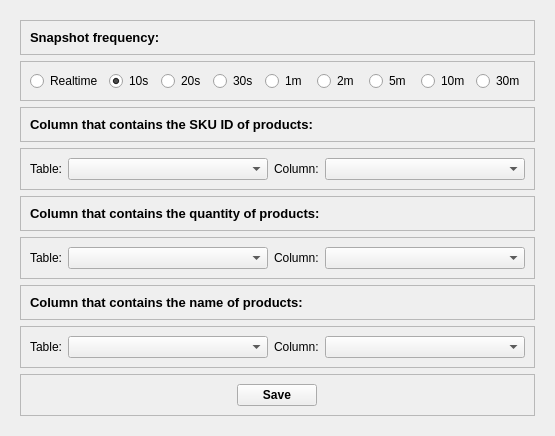
            <widget class="QWidget" name="SettingsPage">
             <layout class="QHBoxLayout" name="horizontalLayout_16">
              <item>
               <widget class="QWidget" name="widget_15" native="true">
                <layout class="QVBoxLayout" name="verticalLayout_25">
                 <item>
                  <widget class="QFrame" name="frame_22">
                   <property name="frameShape">
                    <enum>QFrame::StyledPanel</enum>
                   </property>
                   <property name="frameShadow">
                    <enum>QFrame::Raised</enum>
                   </property>
                   <layout class="QHBoxLayout" name="horizontalLayout_18">
                    <item>
                     <widget class="QLabel" name="label_10">
                      <property name="font">
                       <font>
                        <pointsize>10</pointsize>
                        <weight>75</weight>
                        <bold>true</bold>
                       </font>
                      </property>
                      <property name="text">
                       <string>Snapshot frequency: </string>
                      </property>
                     </widget>
                    </item>
                   </layout>
                  </widget>
                 </item>
                 <item>
                  <widget class="QFrame" name="frame_24">
                   <property name="frameShape">
                    <enum>QFrame::StyledPanel</enum>
                   </property>
                   <property name="frameShadow">
                    <enum>QFrame::Raised</enum>
                   </property>
                   <layout class="QHBoxLayout" name="horizontalLayout_19">
                    <item>
                     <widget class="QRadioButton" name="radioButton_Realtime">
                      <property name="text">
                       <string>Realtime</string>
                      </property>
                     </widget>
                    </item>
                    <item>
                     <widget class="QRadioButton" name="radioButton_10s">
                      <property name="text">
                       <string>10s</string>
                      </property>
                      <property name="checked">
                       <bool>true</bool>
                      </property>
                     </widget>
                    </item>
                    <item>
                     <widget class="QRadioButton" name="radioButton_20s">
                      <property name="text">
                       <string>20s</string>
                      </property>
                     </widget>
                    </item>
                    <item>
                     <widget class="QRadioButton" name="radioButton_30s">
                      <property name="text">
                       <string>30s</string>
                      </property>
                     </widget>
                    </item>
                    <item>
                     <widget class="QRadioButton" name="radioButton_1m">
                      <property name="text">
                       <string>1m</string>
                      </property>
                     </widget>
                    </item>
                    <item>
                     <widget class="QRadioButton" name="radioButton_2m">
                      <property name="text">
                       <string>2m</string>
                      </property>
                     </widget>
                    </item>
                    <item>
                     <widget class="QRadioButton" name="radioButton_5m">
                      <property name="text">
                       <string>5m</string>
                      </property>
                     </widget>
                    </item>
                    <item>
                     <widget class="QRadioButton" name="radioButton_10m">
                      <property name="text">
                       <string>10m</string>
                      </property>
                     </widget>
                    </item>
                    <item>
                     <widget class="QRadioButton" name="radioButton_30m">
                      <property name="text">
                       <string>30m</string>
                      </property>
                     </widget>
                    </item>
                   </layout>
                  </widget>
                 </item>
                 <item>
                  <widget class="QFrame" name="frame_20">
                   <property name="frameShape">
                    <enum>QFrame::StyledPanel</enum>
                   </property>
                   <property name="frameShadow">
                    <enum>QFrame::Raised</enum>
                   </property>
                   <layout class="QHBoxLayout" name="horizontalLayout_20">
                    <item>
                     <widget class="QLabel" name="label_11">
                      <property name="font">
                       <font>
                        <pointsize>10</pointsize>
                        <weight>75</weight>
                        <bold>true</bold>
                       </font>
                      </property>
                      <property name="text">
                       <string>Column that contains the SKU ID of products:</string>
                      </property>
                     </widget>
                    </item>
                   </layout>
                  </widget>
                 </item>
                 <item alignment="Qt::AlignLeft">
                  <widget class="QFrame" name="frame_19">
                   <property name="frameShape">
                    <enum>QFrame::StyledPanel</enum>
                   </property>
                   <property name="frameShadow">
                    <enum>QFrame::Raised</enum>
                   </property>
                   <layout class="QHBoxLayout" name="horizontalLayout_21">
                    <item alignment="Qt::AlignRight">
                     <widget class="QLabel" name="label_15">
                      <property name="text">
                       <string>Table:</string>
                      </property>
                     </widget>
                    </item>
                    <item>
                     <widget class="QComboBox" name="SettingSKUTableBox">
                      <property name="minimumSize">
                       <size>
                        <width>200</width>
                        <height>0</height>
                       </size>
                      </property>
                      <property name="currentText">
                       <string/>
                      </property>
                     </widget>
                    </item>
                    <item alignment="Qt::AlignRight">
                     <widget class="QLabel" name="label_16">
                      <property name="text">
                       <string>Column:</string>
                      </property>
                     </widget>
                    </item>
                    <item>
                     <widget class="QComboBox" name="SettingSKUColumnBox">
                      <property name="minimumSize">
                       <size>
                        <width>200</width>
                        <height>0</height>
                       </size>
                      </property>
                     </widget>
                    </item>
                   </layout>
                  </widget>
                 </item>
                 <item>
                  <widget class="QFrame" name="frame_16">
                   <property name="frameShape">
                    <enum>QFrame::StyledPanel</enum>
                   </property>
                   <property name="frameShadow">
                    <enum>QFrame::Raised</enum>
                   </property>
                   <layout class="QHBoxLayout" name="horizontalLayout_22">
                    <item>
                     <widget class="QLabel" name="label_13">
                      <property name="font">
                       <font>
                        <pointsize>10</pointsize>
                        <weight>75</weight>
                        <bold>true</bold>
                       </font>
                      </property>
                      <property name="text">
                       <string>Column that contains the quantity of products: </string>
                      </property>
                     </widget>
                    </item>
                   </layout>
                  </widget>
                 </item>
                 <item alignment="Qt::AlignLeft">
                  <widget class="QFrame" name="frame_25">
                   <property name="frameShape">
                    <enum>QFrame::StyledPanel</enum>
                   </property>
                   <property name="frameShadow">
                    <enum>QFrame::Raised</enum>
                   </property>
                   <layout class="QHBoxLayout" name="horizontalLayout_26">
                    <item alignment="Qt::AlignRight">
                     <widget class="QLabel" name="label_17">
                      <property name="text">
                       <string>Table:</string>
                      </property>
                     </widget>
                    </item>
                    <item>
                     <widget class="QComboBox" name="SettingQuantityTableBox">
                      <property name="minimumSize">
                       <size>
                        <width>200</width>
                        <height>0</height>
                       </size>
                      </property>
                      <property name="currentText">
                       <string/>
                      </property>
                     </widget>
                    </item>
                    <item alignment="Qt::AlignRight">
                     <widget class="QLabel" name="label_18">
                      <property name="text">
                       <string>Column:</string>
                      </property>
                     </widget>
                    </item>
                    <item>
                     <widget class="QComboBox" name="SettingQuantityColumnBox">
                      <property name="minimumSize">
                       <size>
                        <width>200</width>
                        <height>0</height>
                       </size>
                      </property>
                     </widget>
                    </item>
                   </layout>
                  </widget>
                 </item>
                 <item>
                  <widget class="QFrame" name="frame_18">
                   <property name="frameShape">
                    <enum>QFrame::StyledPanel</enum>
                   </property>
                   <property name="frameShadow">
                    <enum>QFrame::Raised</enum>
                   </property>
                   <layout class="QHBoxLayout" name="horizontalLayout_24">
                    <item>
                     <widget class="QLabel" name="label_14">
                      <property name="font">
                       <font>
                        <pointsize>10</pointsize>
                        <weight>75</weight>
                        <bold>true</bold>
                       </font>
                      </property>
                      <property name="text">
                       <string>Column that contains the name of products: </string>
                      </property>
                     </widget>
                    </item>
                   </layout>
                  </widget>
                 </item>
                 <item alignment="Qt::AlignLeft">
                  <widget class="QFrame" name="frame_26">
                   <property name="frameShape">
                    <enum>QFrame::StyledPanel</enum>
                   </property>
                   <property name="frameShadow">
                    <enum>QFrame::Raised</enum>
                   </property>
                   <layout class="QHBoxLayout" name="horizontalLayout_27">
                    <item alignment="Qt::AlignRight">
                     <widget class="QLabel" name="label_19">
                      <property name="text">
                       <string>Table:</string>
                      </property>
                     </widget>
                    </item>
                    <item>
                     <widget class="QComboBox" name="SettingNameTableBox">
                      <property name="minimumSize">
                       <size>
                        <width>200</width>
                        <height>0</height>
                       </size>
                      </property>
                      <property name="currentText">
                       <string/>
                      </property>
                     </widget>
                    </item>
                    <item alignment="Qt::AlignRight">
                     <widget class="QLabel" name="label_20">
                      <property name="text">
                       <string>Column:</string>
                      </property>
                     </widget>
                    </item>
                    <item>
                     <widget class="QComboBox" name="SettingNameColumnBox">
                      <property name="minimumSize">
                       <size>
                        <width>200</width>
                        <height>0</height>
                       </size>
                      </property>
                     </widget>
                    </item>
                   </layout>
                  </widget>
                 </item>
                 <item>
                  <widget class="QFrame" name="frame_5">
                   <property name="frameShape">
                    <enum>QFrame::StyledPanel</enum>
                   </property>
                   <property name="frameShadow">
                    <enum>QFrame::Raised</enum>
                   </property>
                   <layout class="QVBoxLayout" name="verticalLayout_26">
                    <item alignment="Qt::AlignHCenter">
                     <widget class="QPushButton" name="SaveSettings">
                      <property name="font">
                       <font>
                        <weight>75</weight>
                        <bold>true</bold>
                       </font>
                      </property>
                      <property name="cursor">
                       <cursorShape>PointingHandCursor</cursorShape>
                      </property>
                      <property name="text">
                       <string>Save</string>
                      </property>
                      <property name="icon">
                       <iconset resource="QSS/QSS_Resources.qrc">
                        <normaloff>:/icons/Icons/save.png</normaloff>:/icons/Icons/save.png</iconset>
                      </property>
                      <property name="iconSize">
                       <size>
                        <width>15</width>
                        <height>15</height>
                       </size>
                      </property>
                     </widget>
                    </item>
                   </layout>
                  </widget>
                 </item>
                </layout>
               </widget>
              </item>
             </layout>
            </widget>
